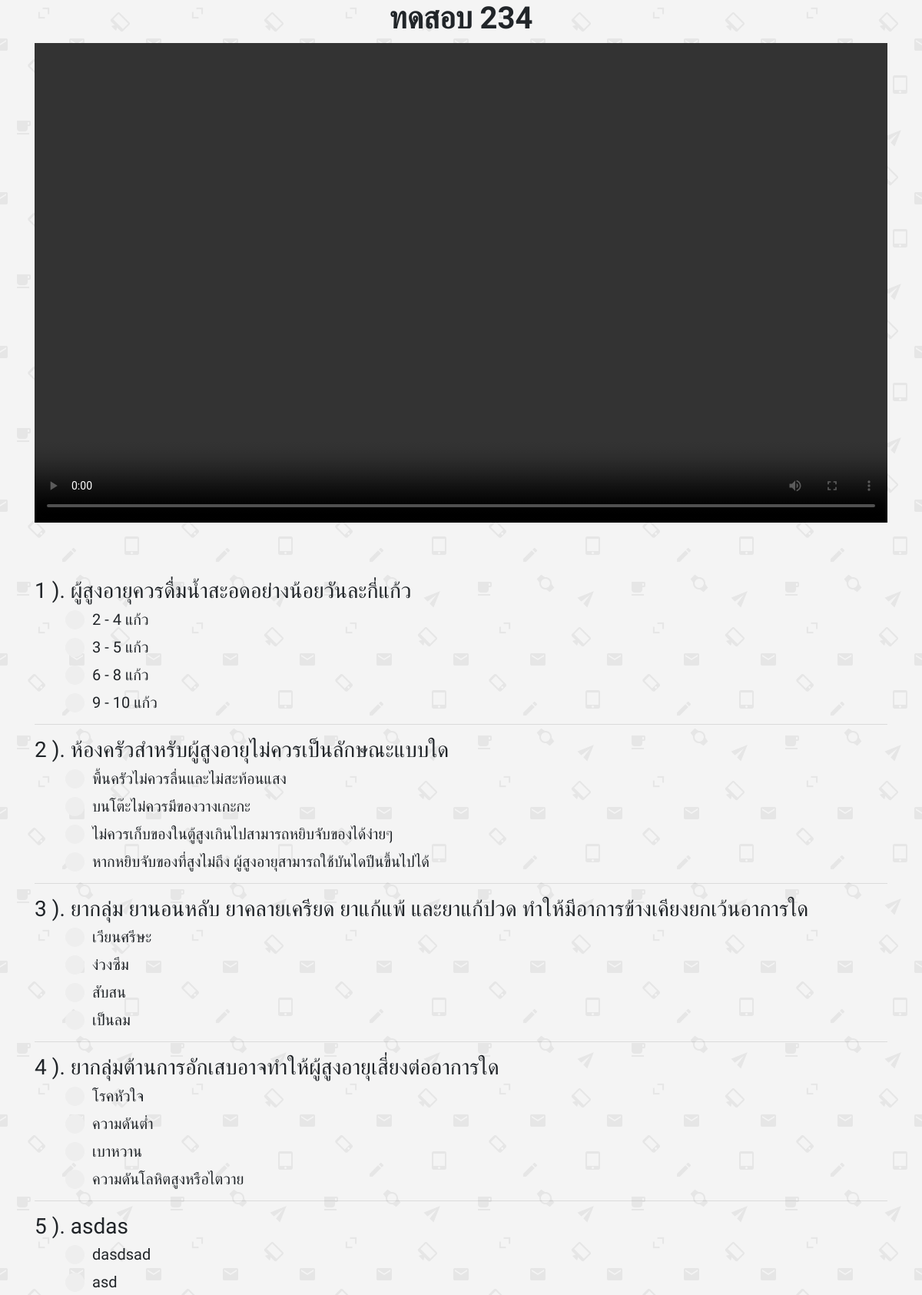
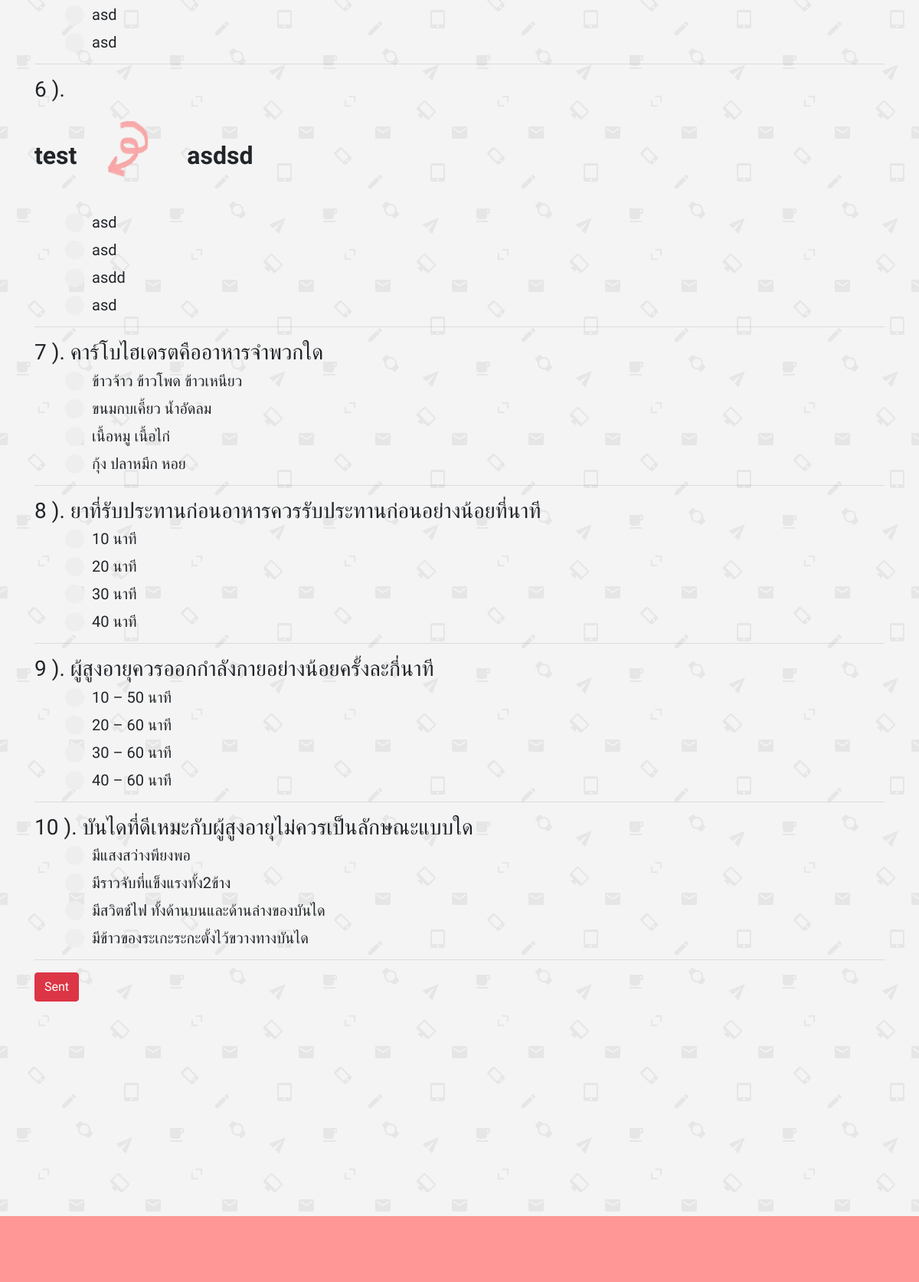
Page /watch.php?choice_id=28&user_id=48&aff=aff&cff (signed in) on the committed database (2 pictures, top to bottom).
### tables this page shows
CREATE TABLE IF NOT EXISTS `choice` (
`choice_id` int(11) NOT NULL,
  `choice_name` varchar(100) NOT NULL,
  `video` varchar(300) NOT NULL,
  `choice_detail` varchar(100) NOT NULL,
  `choice_status` int(1) NOT NULL
);

CREATE TABLE IF NOT EXISTS `testing` (
`id` int(3) NOT NULL,
  `choice_id` int(10) NOT NULL,
  `question` varchar(1500) NOT NULL DEFAULT '',
  `c1` varchar(1500) NOT NULL DEFAULT '',
  `c2` varchar(1500) NOT NULL DEFAULT '',
  `c3` varchar(1500) NOT NULL DEFAULT '',
  `c4` varchar(1500) NOT NULL DEFAULT '',
  `answer` int(1) NOT NULL DEFAULT '0',
  `status` int(1) NOT NULL
);

### choice_watch.php (the view, shortened to what this page needs)
  <link rel="stylesheet" href="redio.css">
 <form name="form1" method="post" action="">
<?php
$choice_id = $_REQUEST['choice_id'];
$sql="SELECT * From testing WHERE choice_id = '$choice_id' and status <> 1 order by rand() limit 10";
$db_query=mysqli_query($con,$sql) or die(mysqli_error());
$i=0;
while($result=mysqli_fetch_array($db_query))
{
  $i++;
  ?>
  <h3><?php echo $i." ).   ".$result["question"];?></h3>
  <ol>
    <label class="containerr"><h5><?php echo $result["c1"];?>
    <span class="checkmark"></span></h5>
  </label>
  <label class="containerr"><h5><?php echo $result["c2"];?>
  <span class="checkmark"></span></h5>
</label>
<label class="containerr"><h5><?php echo $result["c3"];?>
<span class="checkmark"></span></h5>
</label>
<label class="containerr"><h5><?php echo $result["c4"];?>
<span class="checkmark"></span></h5>
</label>
</ol>
<hr>
<?php } ?>
  <button class="btn btn-xs btn-danger buttonn" id="btn1" >Sent</button>
</form>

### watch.php (shortened to what this page needs)
<html>
<?php include 'conn.php'; ?>
<?php
$choice_id = $_GET['choice_id'];
$query_watch = "SELECT * FROM choice where choice_id = $choice_id ";
$watch = mysqli_query($con,$query_watch) or die(mysqli_error());
$row_watch = mysqli_fetch_assoc($watch);
$totalRows_watch = mysqli_num_rows($watch);
?>
<?php include 'header.php'; ?>
<div class="container">
  <div class="row">
    <div class="col-md-12">
      <h1 class="text-center"><b><?php echo $row_watch['choice_name']; ?></b></h1>
    </div>
  </div>
</div>
<div class="container">
  <div class="row">
    <div class="col-md-12">
      <?php if ($totalRows_watch > 0) {?>
        <?php
        $cff = isset($_GET['cff']);
        ?>
        <?php if ($cff <> ''): ?>
          <div class="embed-responsive embed-responsive-16by9">
            <video width="355" id="myVideo" controls="controls" >
              <source src="img/<?php echo $row_watch['video']; ?>" type="video/mp4">
              </video>
            </div>
            <br>
            <br>
              <?php endif ?>
              <br>
              <?php
              include 'choice_watch.php';
              ?>
            <?php } ?>
          </div>
        </div>
      </div>
    </body>
    <br><br><br>
    <?php include 'footer.php'; ?>
    </html>

### redio.css (style rules this page uses)
.containerr { display: block; position: relative; padding-left: 35px; margin-bottom: 12px; cursor: pointer; font-size: 20px; -webkit-user-select: none; -moz-user-select: none; -ms-user-select: none; user-select: none; }
.checkmark { position: absolute; top: 0; left: 0; height: 25px; width: 25px; background-color: #eee; border-radius: 50%; }
.checkmark:after { content: ""; position: absolute; display: none; }
.containerr .checkmark:after { top: 9px; left: 9px; width: 8px; height: 8px; border-radius: 50%; background: white; }

### rows in the picture
choice: choice_name "ทดสอบ 234"
testing: question "ผู้สูงอายุควรดื่มน้ำสะอดอย่างน้อยวันละกี่แก้ว", c1 "2 - 4 แก้ว", c2 "3 - 5 แก้ว", c3 "6 - 8 แก้ว", c4 "9 - 10 แก้ว"
testing: question "ห้องครัวสำหรับผู้สูงอายุไม่ควรเป็นลักษณะแบบใด", c1 "พื้นครัวไม่ควรลื่นและไม่สะท้อนแสง", c2 "บนโต๊ะไม่ควรมีของวางเกะกะ", c3 "ไม่ควรเก็บของในตู้สูงเกินไปสามารถหยิบจับของได้ง่ายๆ", c4 "หากหยิบจับของที่สูงไม่ถึง ผู้สูงอายุสามารถใช้บันไดปีนขึ้นไปได้"
testing: question "ยากลุ่ม ยานอนหลับ ยาคลายเครียด ยาแก้แพ้ และยาแก้ปวด ทำให้มีอาการข้างเคียงยกเว้นอาการใด", c1 "เวียนศรีษะ", c2 "ง่วงซึม", c3 "สับสน", c4 "เป็นลม"
testing: question "ยากลุ่มต้านการอักเสบอาจทำให้ผู้สูงอายุเสี่ยงต่ออาการใด", c1 "โรคหัวใจ", c2 "ความดันต่ำ", c3 "เบาหวาน", c4 "ความดันโลหิตสูงหรือไตวาย"
testing: question "asdas", c1 "dasdsad", c2 "asd", c3 "asd", c4 "asd"
testing: question "test asdsd", question (picture), c1 "asd", c2 "asd", c3 "asdd", c4 "asd"
testing: question "คาร์โบไฮเดรตคืออาหารจำพวกใด", c1 "ข้าวจ้าว ข้าวโพด ข้าวเหนียว", c2 "ขนมกบเคี้ยว น้ำอัดลม", c3 "เนื้อหมู เนื้อไก่", c4 "กุ้ง ปลาหมึก หอย"
testing: question "ยาที่รับประทานก่อนอาหารควรรับประทานก่อนอย่างน้อยที่นาที", c1 "10 นาที", c2 "20 นาที", c3 "30 นาที", c4 "40 นาที"
testing: question "ผู้สูงอายุควรออกกำลังกายอย่างน้อยครั้งละกี่นาที", c1 "10 – 50 นาที", c2 "20 – 60 นาที", c3 "30 – 60 นาที", c4 "40 – 60 นาที"
testing: question "บันไดที่ดีเหมะกับผู้สูงอายุไม่ควรเป็นลักษณะแบบใด", c1 "มีแสงสว่างพียงพอ", c2 "มีราวจับที่แข็งแรงทั้ง2ข้าง", c3 "มีสวิตช์ไฟ ทั้งด้านบนและด้านล่างของบันได", c4 "มีข้าวของระเกะระกะตั้งไว้ขวางทางบันได"
